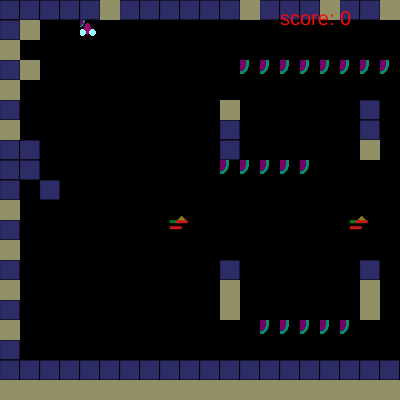
Frame 1 (no input)
Frame 60 (no input): identical to frame 1, image omitted
Frame 120 (the mouse pressed at the canvas centre since frame 60): identical to frame 1, image omitted

The p5.js sketch that drew this single still picture (run headless with seeded random() and noise() and a simulated clock; from frame 60 on, the mouse is pressed at the canvas centre):

// p5.js sketch
// ── sketch.js
//A car which powered by watermelon
//collect 20 watermelon to win
//add rock that bounce player and enemy back
//add bullet to kill ememy and rock
//enemy now can take 2 shot then die
class GameObject {
    constructor() {
      //world map
      this.tilemap = [

        "wwwwwrwwwwwwrwwwrwwrrrrrrwwwwrwwwrwrwrww",
        "wr  p               wwwrwwwwwwwww      w",
        "r                              w      r",
        "wr          oooooooo     o  o    w      w",
        "r                         w    www     w",
        "w          r      w       www          r",
        "r          w      w          w         w",
        "ww         w      r                 wwwww",
        "ww         ooooo                       r",
        "w w                                    w",
        "r                         wwwwwwwwr  www",
        "w        e        e       www          r",
        "r                    w                 w",
        "w          w      w             w      w",
        "r          r      r             r      r",
        "w          r      r             w      w",
        "r            ooooo                     w",
        "w                                    www",
        "wwwwwwwwwwwwwwwwwwwwww          wwwwwwww",
        "rrrrrrrrrrrrrrrrrrrrwwwww    wwww rrrrrw",
        "wwwwwwwwwwwwwwwwwwww            w rrrrrw",
        "r      e   w      w      e      w rrrrrw",
        "w          w      w             w rrrrrw",
        "r          w      w             w rrrrrr",
        "w          w      w         w          w",
        "wr         w      w                wwwww",
        "ww                                     w",
        "wrw                                    r",
        "w           wwwww         wwwwwwwww  www",
        "r                         www          w",
        "w      e               e               r",
        "wr  w                                 ww",
        "w    w                    w            w",
        "r  w              w     w        ww    r",
        "w                                      w",
        "r                                    rww",
        "w   rrrrrrrrrr                rrrrrrrwww",
        "wr                                     r",
        "w w                                    w",
        "wwwrwwrwwwrwwrwwwrwwrwwrwwwrwwrwwwrwwrww",
      ];
      //game variables
      this.walls = [];
      this.enemies = [];
      this.prizes = [];
      this.rocks = [];
      this.watermeloncar;
      this.gamelose = false;
      this.gamewin = false;
      this.ingame = true;
      this.bulletinmap = [
        new Bullet(),
        new Bullet(),
        new Bullet(),
        new Bullet(),
        new Bullet(),
      ];
      this.currFrameCount = 0;
    }
  
    // Initializes the game components from the tilemap.
    createworld() {
      for (var i = 0; i < this.tilemap.length; i++) {
        for (var j = 0; j < this.tilemap[i].length; j++) {
          switch (this.tilemap[i][j]) {
            case "w":
              this.walls.push(new Wall(j * 20, i * 20));
              break;
  
            case "e":
              this.enemies.push(new Enemy(j * 20, i * 20));
              break;
  
            case "p":
              this.watermeloncar = new watermelonCar(j * 20, i * 20);
              break;
  
            case "o":
              this.prizes.push(new prize(j * 20, i * 20));
              break;
            case "r":
              this.rocks.push(new rock(j * 20, i * 20));
              break;
          }
        }
      }
    }
  }
  
  //list for prize and watermeloncar
  var prizess = [];
  var myPlayer = [];
  var scoreWin = 20; //Score to win game
  var gameObj;
  var bullets = [];
  var keyArray = [];
  var bulllll = 0;
  
  //watermeloncar object
  class watermelonCar {
    constructor(x, y) {
      this.x = x;
      this.y = y;
      this.score = 0;
      this.rotate = 0;
      this.vec = new p5.Vector(0, 0);
    }
  
    draw() {
      push();
      translate(this.x + 10, this.y + 10);
      rotate(this.rotate);
      translate(-this.x - 10, -this.y - 10);
      image(myPlayer[0], this.x, this.y, 20, 20);
      pop();
    }
  
    move() {
      var xMove = 0;
      var yMove = 0;
      if (keyIsDown(RIGHT_ARROW)) {
        this.rotate += PI * 3 / 360;
      }
      if (keyIsDown(LEFT_ARROW) && this.x > 10) {
        this.rotate -= PI * 3 / 360;
      }
  
      this.vec.set(
        cos(this.rotate - HALF_PI),
        sin(this.rotate - HALF_PI)
      );
  
      if (keyIsDown(UP_ARROW) && this.y > 10) {
        yMove += 2 * this.vec.y;
        xMove += 2 * this.vec.x;
      }
      if (keyIsDown(DOWN_ARROW) && this.y < height - 10) {
        yMove -= 2 * this.vec.y;
        xMove -= 2 * this.vec.x;
      }
  
      if (this.hitWall(xMove, yMove) == true) {
        xMove = 0;
        yMove = 0;
      }
      if (this.hitRock(xMove, yMove) == true) {
        xMove = -xMove * 3;
        yMove = -yMove * 3;
      }
  
      this.x += xMove;
      this.y += yMove;
    }
  
    hitWall(xMove, yMove) {
      for (var i = 0; i < gameObj.walls.length; i++) {
        var xdistance = abs(gameObj.walls[i].x - (this.x + xMove));
        var ydistance = abs(gameObj.walls[i].y - (this.y + yMove));
  
        if (xdistance <= 13 && ydistance <= 13) {
          //console.log("hitWall");
          return true;
        }
      }
  
      return false;
    }
    hitRock(xMove, yMove) {
      for (var i = 0; i < gameObj.rocks.length; i++) {
        var xdistance = abs(gameObj.rocks[i].x - (this.x + xMove));
        var ydistance = abs(gameObj.rocks[i].y - (this.y + yMove));
  
        if (xdistance <= 13 && ydistance <= 13) {
          //console.log("hitRock");
          return true;
        }
      }
  
      return false;
    }
  
    hitEnemy() {
      for (var i = 0; ydistEnemy.length; i++) {
        var ydistance = abs(this.y - (ydistEnemy[i].y + ydistEnemy[i].yMove));
        var xdistance = abs(this.x - (ydistEnemy[i].x + ydistEnemy[i].xMove));
  
        if (ydistance <= 16 && xdistance <= 13) {
          //console.log("playerdied");
          return true;
        }
      }
  
      for (var i = 0; xDistEnemy.length; i++) {
        var ydistance = abs(this.y - (xDistEnemy[i].y + xDistEnemy[i].yMove));
        var xdistance = abs(this.x - (xDistEnemy[i].x + xDistEnemy[i].xMove));
  
        if (ydistance <= 16 && xdistance <= 12) {
          //console.log("playerdied");
          return true;
        }
      }
  
      return false;
    }
  
    hitPrize(xMove, yMove) {
      for (var i = 0; prizes.length; i++) {
        var xdistance = abs(prizes[i].centerX - (this.x + xMove));
        var ydistance = abs(prizes[i].centerY - (this.y + yMove));
  
        if (xdistance <= 20 && ydistance <= 20) {
          //console.log("hitprize");
          this.score++;
          prizes[i].hitted = true;
          return true;
        }
      }
  
      return false;
    }
  }
  
  class prize {
    constructor(x, y) {
      this.x = x;
      this.y = y;
      this.centerX = x + 15;
      this.centerY = y + 15;
      this.hitted = false;
    }
  
    draw() {
      image(prizess[0], this.x, this.y, 40, 40);
    }
  
    hitprize() {
      var xdistance = abs(gameObj.watermeloncar.x - this.centerX);
      var ydistance = abs(gameObj.watermeloncar.y - this.centerY);
  
      if (xdistance <= 17 && ydistance <= 17) {
        //console.log("hitprize");
        this.hitted = true;
  
        return true;
      }
  
      return false;
    }
  }
  
  class Enemy {
    constructor(x, y) {
      this.x = x + 1.7;
      this.y = y + 1.7;
      this.step = new p5.Vector(0, -1);
      //speed
      this.yMove = 1.5;
      this.xMove = 1.5;
      this.dead = false;
      this.statemove = 0;
      this.statedraw = 0;
    }
    changeState(x) {
      this.statemove = x;
    }
  
    draw() {
      if (this.statedraw == 0) {
        fill(138, 126, 26);
        noStroke();
        triangle(this.x, this.y - 6, this.x - 6, this.y, this.x + 6, this.y);
        fill(0, 126, 26);
        rect(this.x - 6, this.y, 12, 3);
        fill(200, 26, 26);
        rect(this.x - 6, this.y + 6, 12, 3);
        rect(this.x, this.y, 12, 3);
      }
      if (this.statedraw == 1) {
        fill(138, 126, 26);
        noStroke();
        triangle(this.x, this.y - 6, this.x - 6, this.y, this.x + 6, this.y);
        rect(this.x - 6, this.y, 12, 3);
        rect(this.x - 6, this.y + 6, 12, 3);
        rect(this.x, this.y, 12, 3);
      }
    }
  
    wander() {
      // if (this.dir === 'x') {
      //     if(this.hitRock() == true){
      //         this.yMove = -this.yMove;
      //     }
      //     if(this.hitWall() == true){
      //         this.yMove = 0;
      //     }
      //     this.y += this.yMove;
      // }
      // if (this.dir === 'y') {
      //     if(this.hitRock() == true){
      //         this.xMove = -this.xMove;
      //     }
      //     if(this.hitWall() == true){
      //         this.xMove = 0;
      //     }
      //     this.x += this.xMove;
      // }
    }
  
    chase() {
      var xMove = 0;
      var yMove = 0;
      if (
        dist(this.x, this.y, gameObj.watermeloncar.x, gameObj.watermeloncar.y) <
        100
      ) {
        this.step.set(
          gameObj.watermeloncar.x - this.x,
          gameObj.watermeloncar.y - this.y
        );
  
        this.step.normalize();
        this.angle = this.step.heading() + HALF_PI;
  
        xMove = 0.5 * this.step.x;
        yMove = 0.5 * this.step.y;
  
        if (this.hitWall() == true) {
          xMove = -xMove;
          yMove = -yMove;
        }
        if (this.hitRock() == true) {
          xMove = -xMove * 10;
          yMove = -yMove * 10;
        }
  
        this.x += xMove;
        this.y += yMove;
      }
    }
  
    hitWall() {
      for (var i = 0; i < gameObj.walls.length; i++) {
        var ydistance = abs(gameObj.walls[i].y - (this.y + this.yMove));
        var xdistance = abs(gameObj.walls[i].x - (this.x + this.xMove));
  
        if (ydistance <= 16 && xdistance <= 12) {
          //console.log("Enemies: hitWall");
          return true;
        }
      }
      return false;
    }
    hitRock() {
      for (var i = 0; i < gameObj.rocks.length; i++) {
        var ydistance = abs(gameObj.rocks[i].y - (this.y + this.yMove));
        var xdistance = abs(gameObj.rocks[i].x - (this.x + this.xMove));
  
        if (ydistance <= 20 && xdistance <= 20) {
          //console.log("Enemies: hitRock");
          return true;
        }
      }
      return false;
    }
  
    hitCar() {
      var ydistance = abs(gameObj.watermeloncar.y - (this.y + this.yMove));
      var xdistance = abs(gameObj.watermeloncar.x - (this.x + this.xMove));
  
      if (ydistance <= 16 && xdistance <= 12) {
        //console.log("playerdied");
        gameObj.gamelose = true;
        gameObj.ingame = false;
  
        return true;
      }
  
      return false;
    }
  }
  
  class Bullet {
    constructor() {
      this.x = 0;
      this.y = 0;
      this.angle = 0;
      this.live = 0;
      this.vec = new p5.Vector(0, -1);
    }
  
    draw() {
      push();
      image(bullets[0], this.x, this.y, 8, 8);
      pop();
    }
  
    shoot() {
      this.vec.set(
        cos(this.angle - HALF_PI),
        sin(this.angle - HALF_PI)
      ); 
  
      this.y += 3 * this.vec.y;
      this.x += 3 * this.vec.x;
  
      this.hitEnemy();
      this.hitRock();
      this.hitWall(); 
    }
  
    hitEnemy() {
      for (var i = 0; i < gameObj.enemies.length; i++) {
        var vertical_distance = abs(gameObj.enemies[i].y - this.y);
        var horizontal_distance = abs(gameObj.enemies[i].x - this.x);
  
        if (vertical_distance <= 15 && horizontal_distance <= 13) {
          //console.log("bullet hit enemy");
          gameObj.enemies[i].statedraw += 1;
          if (gameObj.enemies[i].statedraw >= 2) {
            gameObj.enemies[i].dead = true;
          }
  
          this.live = 0;
          
        }
      }
      
    }
    hitRock() {
      for (var i = 0; i < gameObj.rocks.length; i++) {
        var ydistance = abs(gameObj.rocks[i].x - this.x);
        var xdistance = abs(gameObj.rocks[i].y - this.y);
  
        if (ydistance <= 15 && xdistance <= 15) {
          //console.log("bullet: hitRock");
          this.live = 0;
          gameObj.rocks[i].dead = true;
        }
      }
    }
  
    hitWall() {
      for (var i = 0; i < gameObj.walls.length; i++) {
        var horizontal_distance = abs(gameObj.walls[i].x - this.x); 
        var vertical_distance = abs(gameObj.walls[i].y - this.y);
  
        if (horizontal_distance <= 15 && vertical_distance <= 15) {
          //console.log("bullet:hitwall");
          this.live = 0;

        }
      }
  
      
    }
  }
  function keyPressed() {
    keyArray[keyCode] = 1;
  }
  
  function keyReleased() {
    keyArray[keyCode] = 0;
  }
  function checkLive() {
    if (keyArray[32] === 1) {
      if (gameObj.currFrameCount < frameCount - 10) {
        gameObj.currFrameCount = frameCount;
        gameObj.bulletinmap[bulllll].live = 1;
        gameObj.bulletinmap[bulllll].x = gameObj.watermeloncar.x + 10;
        gameObj.bulletinmap[bulllll].y = gameObj.watermeloncar.y + 10;
        gameObj.bulletinmap[bulllll].angle =
          gameObj.watermeloncar.rotate;
        bulllll++;
        if (bulllll > 4) {
          bulllll = 0;
        }
      }
    }
  }
  
  function draw_walls() {
    for (var i = 0; i < gameObj.walls.length; i++) {
      gameObj.walls[i].draw();
    }
  }
  function draw_rocks() {
    for (var i = 0; i < gameObj.rocks.length; i++) {
      if (!gameObj.rocks[i].dead) {
        gameObj.rocks[i].draw();
      }
    }
  }
  
  function draw_enemies() {
    for (var i = 0; i < gameObj.enemies.length; i++) {
      if (!gameObj.enemies[i].dead) {
        gameObj.enemies[i].draw();
        gameObj.enemies[i].chase();
      }
    }
  }
  
  function draw_prizes() {
    var count = 0;
    for (var i = 0; i < gameObj.prizes.length; i++) {
      if (!gameObj.prizes[i].hitted) {
        gameObj.prizes[i].draw();
        count++;
      }
    }
    gameObj.watermeloncar.score = scoreWin - count;
  }
  
  function setup() {
    createCanvas(400, 400);
    drawPrize();
    drawPlayer();
    drawBullet();
    gameObj = new GameObject();
    gameObj.createworld();
  }
  
  function draw() {
    if (gameObj.gamelose) {
      gameObj.walls = [];
      gameObj.enemies = [];
      gameObj.prizes = [];
      gameObj.createworld();
      overBox_start = false;
      gameObj.watermeloncar.score = 0;
  
      rectMode(CORNER);
      push();
      background(10, 100, 100);
      if (!gameObj.gamewin) {
        push();
        fill(121, 53, 68);
        textSize(40);
        text("You Lose!", width / 2 - 100, height / 2 - 45);
        pop();
      } else {
        push();
        fill(33, 33, 38);
        textSize(40);
        text("You Win!", width / 2 - 100, height / 2 - 45);
        pop();
      }
    } else if (gameObj.ingame) {
      push();
      // watermelonCar's position is initialized in the map to be at the right side
      if (gameObj.watermeloncar.x > width / 2) {
        // If watermeloncar's position is in the right side, then shift immediately
        if (gameObj.watermeloncar.x > 1000) {
          translate(-800, 0);
        } else {
          // Shifts the left side of the map (origin) to the left by the change in distance from mid-section of the screen
          translate(
            width / 2 - gameObj.watermeloncar.x,
            height / 2 - gameObj.watermeloncar.y
          );
        }
      }
      background(0);
  
      draw_walls();
      draw_enemies();
      draw_prizes();
      draw_rocks();
      gameObj.watermeloncar.draw();
      gameObj.watermeloncar.move();
  
      for (var i = 0; i < gameObj.enemies.length; i++) {
        if (!gameObj.enemies[i].dead) {
          gameObj.enemies[i].hitCar();
        }
      }
  
      for (var i = 0; i < gameObj.prizes.length; i++) {
        gameObj.prizes[i].hitprize();
      }
      checkLive();
  
      for (var i = 0; i < gameObj.bulletinmap.length; i++) {
        if (gameObj.bulletinmap[i].live == 1) {
          gameObj.bulletinmap[i].draw();
          gameObj.bulletinmap[i].shoot();
        }
      }
      pop();
  
      push();
      textSize(20);
      fill(250, 10, 10);
      text("score: " + gameObj.watermeloncar.score, 280, 25);
      pop();
      if (gameObj.watermeloncar.score == 20) {
        gameObj.gamewin = true;
        gameObj.gamelose = true;
      }
    }
  }
  
  function drawPlayer() {
    push();
    noStroke;
    fill(150, 10, 110);
    ellipse(150, 177, 133, 233);
    fill(155, 255, 255);
    ellipse(250, 250, 133, 133);
    ellipse(50, 250, 133, 133);
    fill(130, 40, 130);
    myPlayer.push(get(0, 0, width, height));
    pop();
  }
  
  function drawPrize() {
    push();
    background(220, 220, 220, 0);
    stroke(6, 140, 105);
    strokeWeight(30);
    fill(116, 0, 105);
    ellipse(12, 12, 133, 233);
    prizess.push(get(0, 0, width, height));
    pop();
  }
  function drawBullet() {
      push();
      background(220, 220, 220);
      strokeWeight(10);
      rect(12, 12, 20, 20);

      bullets.push(get(0, 0, width, height));
      pop();
  }
  //rock object
  class rock {
    constructor(x, y) {
      this.x = x;
      this.y = y;
      this.died = false;
    }
  
    draw() {
      rectMode(CENTER);
      fill(146, 144, 103);
      rect(this.x + 10, this.y + 10, 20, 20);
    }
  }
  // wall object
  class Wall {
    constructor(x, y) {
      this.x = x;
      this.y = y;
    }
  
    draw() {
      rectMode(CENTER);
      fill(46, 44, 103);
      rect(this.x + 10, this.y + 10, 20, 20);
    }
  }
  
